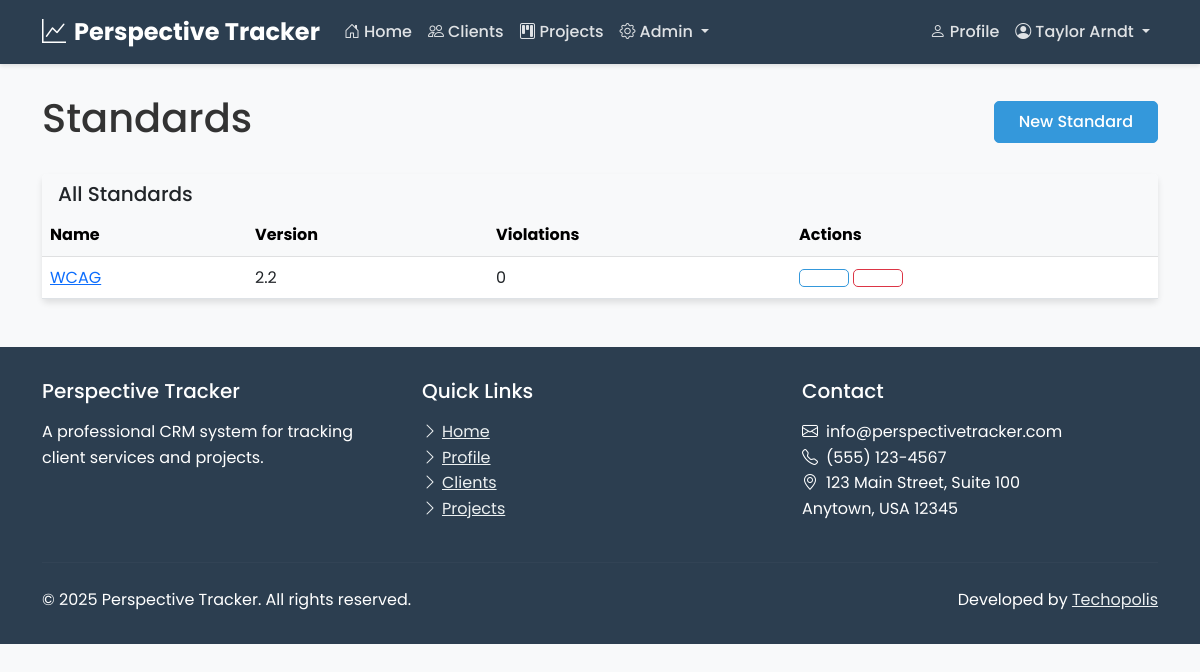
The page /projects/standards/ (signed in) on the database its author committed.
### users/models.py (models this page shows, shortened)
class CustomUser(AbstractUser):
    username = None
    email = models.EmailField(unique=True)
    role = models.ForeignKey(Role, on_delete=models.CASCADE, null=True, blank=True)
    profile_picture = models.ImageField(upload_to='profile_pics/', null=True, blank=True)
    bio = models.TextField(max_length=500, blank=True)
    phone_number = models.CharField(max_length=20, blank=True)
    job_title = models.CharField(max_length=100, blank=True)
    USERNAME_FIELD = 'email'
    REQUIRED_FIELDS = []
    objects = CustomUserManager()

### projects/models.py (models this page shows, shortened)
class Standard(models.Model):
    name = models.CharField(max_length=100)
    description = models.TextField(blank=True)
    version = models.CharField(max_length=50, blank=True)
    url = models.URLField(blank=True, help_text="Link to the standard documentation")
    created_at = models.DateTimeField(auto_now_add=True)
    updated_at = models.DateTimeField(auto_now=True)
    created_by = models.ForeignKey(CustomUser, on_delete=models.SET_NULL, null=True, related_name='created_standards')
    class Meta:
        ordering = ['name', 'version']
        unique_together = ['name', 'version']

### users/views.py (the view)
    def wrapper(request, *args, **kwargs):
        if has_role(request.user, Role.ADMIN):
            return view_func(request, *args, **kwargs)
        return HttpResponseForbidden("You don't have permission to access this page.")

### projects/views.py (called while the page is built)
@login_required
@admin_required
def standard_list(request):
    standards = Standard.objects.all()
    context = {
        'standards': standards,
    }
    return render(request, 'projects/standard_list.html', context)

### users/views.py (called while the page is built)
def has_role(user, role_name):
    if user.is_superuser and role_name == Role.ADMIN:
        return True
    return user.is_authenticated and user.role and user.role.name == role_name

def admin_required(view_func):
    def wrapper(request, *args, **kwargs):
        if has_role(request.user, Role.ADMIN):
            return view_func(request, *args, **kwargs)
        return HttpResponseForbidden("You don't have permission to access this page.")
    return wrapper

### projects/templates/projects/standard_list.html (shortened to what this page needs)
{% extends "users/base.html" %}
{% load static %}
{% block content %}
<div class="container mt-4">
    <div class="d-flex justify-content-between align-items-center mb-4">
        <h1>Standards</h1>
        <a href="{% url 'projects:standard_create' %}" class="btn btn-primary">
             New Standard
        </a>
    </div>
    {% if standards %}
    <div class="card">
        <div class="card-header bg-light">
            <h2 class="h5 mb-0">All Standards</h2>
        </div>
        <div class="card-body p-0">
            <div class="table-responsive">
                <table class="table table-hover mb-0">
                    <thead class="table-light">
                        <tr>
                            <th>Name</th>
                            <th>Version</th>
                            <th>Violations</th>
                            <th>Actions</th>
                        </tr>
                    </thead>
                    <tbody>
                        {% for standard in standards %}
                        <tr>
                            <td>
                                <a href="{% url 'projects:standard_detail' standard.id %}">{{ standard.name }}</a>
                            </td>
                            <td>{{ standard.version }}</td>
                            <td>{{ standard.violations.count }}</td>
                            <td>
                                <a href="{% url 'projects:standard_update' standard.id %}" class="btn btn-sm btn-outline-primary">
                                </a>
                                <a href="{% url 'projects:standard_delete' standard.id %}" class="btn btn-sm btn-outline-danger">
                                </a>
                            </td>
                        </tr>
                        {% endfor %}
                    </tbody>
                </table>
            </div>
        </div>
    </div>
    {% else %}
    <div class="alert alert-info">
        No standards found. <a href="{% url 'projects:standard_create' %}">Create a new standard</a>.
    </div>
    {% endif %}
</div>
{% endblock %}

### users/templates/users/base.html (shortened to what this page needs)
<!DOCTYPE html>
<html lang="en">
<head>
    <link href="https://cdn.jsdelivr.net/npm/bootstrap@5.3.0-alpha1/dist/css/bootstrap.min.css" rel="stylesheet">
    <link rel="stylesheet" href="https://cdn.jsdelivr.net/npm/bootstrap-icons@1.10.3/font/bootstrap-icons.css">
    <link rel="stylesheet" href="/static/css/style.css">
</head>
<body>
    <nav class="navbar navbar-expand-md navbar-dark fixed-top">
        <div class="container">
            <a class="navbar-brand" href="{% url 'home' %}">
                <i class="bi bi-graph-up me-2"></i>Perspective Tracker
            </a>
            <div class="collapse navbar-collapse" id="navbarNav">
                <ul class="navbar-nav me-auto">
                    <li class="nav-item">
                        <a class="nav-link {% if request.path == '/' %}active{% endif %}" href="{% url 'home' %}">
                            <i class="bi bi-house-door me-1"></i>Home
                        </a>
                    </li>
                    {% if user.is_authenticated %}
                        {% if user.is_superuser or user.role.name == 'admin' or user.role.name == 'staff' %}
                            <li class="nav-item">
                                <a class="nav-link {% if '/clients/' in request.path %}active{% endif %}" href="{% url 'client_list' %}">
                                    <i class="bi bi-people me-1"></i>Clients
                                </a>
                            </li>
                            <li class="nav-item">
                                <a class="nav-link {% if '/projects/' in request.path %}active{% endif %}" href="{% url 'projects:project_list' %}">
                                    <i class="bi bi-kanban me-1"></i>Projects
                                </a>
                            </li>
                            {% if user.is_superuser or user.role.name == 'admin' %}
                            <li class="nav-item dropdown">
                                <a class="nav-link dropdown-toggle" href="#" id="adminDropdown" role="button" data-bs-toggle="dropdown" aria-expanded="false">
                                    <i class="bi bi-gear me-1"></i>Admin
                                </a>
                            </li>
                            {% endif %}
                        {% endif %}
                    {% endif %}
                </ul>
                <ul class="navbar-nav">
                    {% if user.is_authenticated %}
                        <li class="nav-item">
                            <a class="nav-link {% if '/profile/' in request.path %}active{% endif %}" href="{% url 'profile' %}">
                                <i class="bi bi-person me-1"></i>Profile
                            </a>
                        </li>
                        <li class="nav-item dropdown">
                            <a class="nav-link dropdown-toggle" href="#" id="navbarDropdown" role="button" data-bs-toggle="dropdown" aria-expanded="false">
                                <i class="bi bi-person-circle me-1"></i>{{ user.first_name }} {{ user.last_name }}
                            </a>
                        </li>
                    {% else %}
                        <li class="nav-item">
                            <a class="nav-link btn btn-outline-light btn-sm ms-2 px-3" href="{% url 'login' %}">
                                <i class="bi bi-box-arrow-in-right me-1"></i>Login
                            </a>
                        </li>
                    {% endif %}
                </ul>
            </div>
        </div>
    </nav>
    <main>
        {% block content %}{% endblock %}
    </main>
    <footer>
        <div class="container">
            <div class="row">
                <div class="col-md-4 mb-4 mb-md-0">
                    <h5 class="mb-3">Perspective Tracker</h5>
                    <p class="mb-0">A professional CRM system for tracking client services and projects.</p>
                </div>
                <div class="col-md-4 mb-4 mb-md-0">
                    <h5 class="mb-3">Quick Links</h5>
                    <ul class="list-unstyled">
                        <li><a href="{% url 'home' %}"><i class="bi bi-chevron-right me-1"></i>Home</a></li>
                        {% if user.is_authenticated %}
                            <li><a href="{% url 'profile' %}"><i class="bi bi-chevron-right me-1"></i>Profile</a></li>
                            {% if user.is_superuser or user.role.name == 'admin' or user.role.name == 'staff' %}
                                <li><a href="{% url 'client_list' %}"><i class="bi bi-chevron-right me-1"></i>Clients</a></li>
                                <li><a href="{% url 'projects:project_list' %}"><i class="bi bi-chevron-right me-1"></i>Projects</a></li>
                            {% endif %}
                        {% else %}
                            <li><a href="{% url 'login' %}"><i class="bi bi-chevron-right me-1"></i>Login</a></li>
                        {% endif %}
                    </ul>
                </div>
                <div class="col-md-4">
                    <h5 class="mb-3">Contact</h5>
                    <ul class="list-unstyled">
                        <li><i class="bi bi-envelope me-2"></i>info@perspectivetracker.com</li>
                        <li><i class="bi bi-telephone me-2"></i>(555) 123-4567</li>
                        <li><i class="bi bi-geo-alt me-2"></i>123 Main Street, Suite 100<br>Anytown, USA 12345</li>
                    </ul>
                </div>
            </div>
            <hr class="mt-4 mb-4" style="border-color: rgba(255,255,255,0.1);">
            <div class="row justify-content-between align-items-center">
                <div class="col-md-6 text-center text-md-start">
                    <p class="mb-0">&copy; {% now "Y" %} Perspective Tracker. All rights reserved.</p>
                </div>
                <div class="col-md-6 text-center text-md-end">
                    <p class="mb-0">Developed by <a href="https://www.techopolis.courses/" target="_blank">Techopolis</a></p>
                </div>
            </div>
        </div>
    </footer>
</body>
</html>

### perspectivetracker/static/css/style.css (style rules this page uses)
:root { --primary-color: #2c3e50; --secondary-color: #3498db; --accent-color: #e74c3c; --light-color: #ecf0f1; --dark-color: #2c3e50; --success-color: #2ecc71; --warning-color: #f39c12; --danger-color: #e74c3c; --text-color: #333; --text-light: #7f8c8d; --border-radius: 5px; --box-shadow: 0 4px 6px rgba(0, 0, 0, 0.1); --transition: all 0.3s ease; }
body { font-family: 'Poppins', sans-serif; color: var(--text-color); line-height: 1.6; background-color: #f8f9fa; padding-top: 70px; }
.navbar { background-color: var(--primary-color) !important; box-shadow: 0 2px 4px rgba(0, 0, 0, 0.1); }
.navbar-brand { font-weight: 700; font-size: 1.5rem; color: white !important; }
.navbar-dark .navbar-nav .nav-link { color: rgba(255, 255, 255, 0.85) !important; font-weight: 500; transition: var(--transition); }
.card { border: none; border-radius: var(--border-radius); box-shadow: var(--box-shadow); transition: var(--transition); margin-bottom: 1.5rem; }
.card-header { font-weight: 600; border-bottom: none; }
.btn { font-weight: 500; border-radius: var(--border-radius); padding: 0.5rem 1.5rem; transition: var(--transition); }
.btn-primary { background-color: var(--secondary-color); border-color: var(--secondary-color); }
.btn-outline-primary { color: var(--secondary-color); border-color: var(--secondary-color); }
footer { background-color: var(--primary-color); color: white; padding: 2rem 0; margin-top: 3rem; }
footer a { color: var(--light-color); transition: var(--transition); }

### rows shown on the page
CustomUser: first_name "Taylor", last_name "Arndt"
Standard: name "WCAG", version "2.2", violations.count "0"
